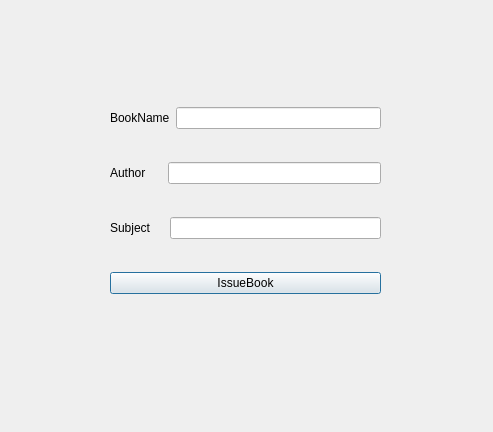
<?xml version="1.0" encoding="UTF-8"?>
<ui version="4.0">
 <class>Window_IssueBook</class>
 <widget class="QDialog" name="Window_IssueBook">
  <property name="geometry">
   <rect>
    <x>0</x>
    <y>0</y>
    <width>493</width>
    <height>432</height>
   </rect>
  </property>
  <property name="windowTitle">
   <string>Dialog</string>
  </property>
  <widget class="QWidget" name="layoutWidget">
   <property name="geometry">
    <rect>
     <x>110</x>
     <y>80</y>
     <width>271</width>
     <height>241</height>
    </rect>
   </property>
   <layout class="QVBoxLayout" name="verticalLayout">
    <item>
     <layout class="QHBoxLayout" name="horizontalLayout">
      <item>
       <widget class="QLabel" name="label_BookName">
        <property name="text">
         <string>BookName</string>
        </property>
       </widget>
      </item>
      <item>
       <widget class="QLineEdit" name="lineEdit_BookName"/>
      </item>
     </layout>
    </item>
    <item>
     <layout class="QHBoxLayout" name="horizontalLayout_2">
      <item>
       <widget class="QLabel" name="label_AuthorName">
        <property name="text">
         <string>Author     </string>
        </property>
       </widget>
      </item>
      <item>
       <widget class="QLineEdit" name="lineEdit_AuthorName"/>
      </item>
     </layout>
    </item>
    <item>
     <layout class="QHBoxLayout" name="horizontalLayout_3">
      <item>
       <widget class="QLabel" name="label_Subject">
        <property name="text">
         <string>Subject    </string>
        </property>
       </widget>
      </item>
      <item>
       <widget class="QLineEdit" name="lineEdit_Subject"/>
      </item>
     </layout>
    </item>
    <item>
     <widget class="QPushButton" name="pushButton_IssueBook">
      <property name="text">
       <string>IssueBook</string>
      </property>
     </widget>
    </item>
   </layout>
  </widget>
 </widget>
 <resources/>
 <connections/>
</ui>
